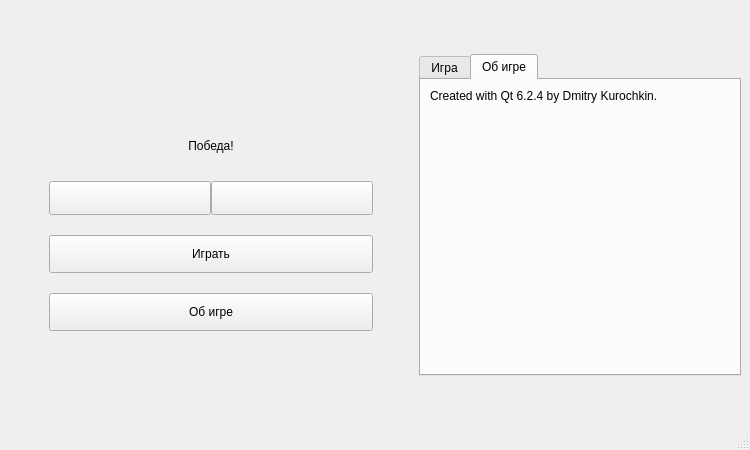
<?xml version="1.0" encoding="UTF-8"?>
<ui version="4.0">
 <class>MainWindow</class>
 <widget class="QMainWindow" name="MainWindow">
  <property name="geometry">
   <rect>
    <x>0</x>
    <y>0</y>
    <width>750</width>
    <height>450</height>
   </rect>
  </property>
  <property name="maximumSize">
   <size>
    <width>750</width>
    <height>450</height>
   </size>
  </property>
  <property name="windowTitle">
   <string>Крестики-нолики</string>
  </property>
  <property name="windowIcon">
   <iconset resource="Recourses.qrc">
    <normaloff>:/recourses/images/title_ico.png</normaloff>:/recourses/images/title_ico.png</iconset>
  </property>
  <property name="styleSheet">
   <string notr="true"/>
  </property>
  <widget class="QWidget" name="centralwidget">
   <layout class="QHBoxLayout" name="horizontalLayout_2">
    <item>
     <spacer name="horizontalSpacer">
      <property name="orientation">
       <enum>Qt::Horizontal</enum>
      </property>
      <property name="sizeType">
       <enum>QSizePolicy::Fixed</enum>
      </property>
      <property name="sizeHint" stdset="0">
       <size>
        <width>40</width>
        <height>20</height>
       </size>
      </property>
     </spacer>
    </item>
    <item>
     <layout class="QVBoxLayout" name="verticalLayout">
      <property name="spacing">
       <number>20</number>
      </property>
      <item>
       <spacer name="verticalSpacer">
        <property name="orientation">
         <enum>Qt::Vertical</enum>
        </property>
        <property name="sizeHint" stdset="0">
         <size>
          <width>20</width>
          <height>40</height>
         </size>
        </property>
       </spacer>
      </item>
      <item>
       <widget class="QLabel" name="label">
        <property name="text">
         <string/>
        </property>
        <property name="pixmap">
         <pixmap resource="Recourses.qrc">:/recourses/images/name.png</pixmap>
        </property>
        <property name="alignment">
         <set>Qt::AlignCenter</set>
        </property>
       </widget>
      </item>
      <item>
       <widget class="QLabel" name="message_label">
        <property name="sizePolicy">
         <sizepolicy hsizetype="Preferred" vsizetype="Fixed">
          <horstretch>0</horstretch>
          <verstretch>0</verstretch>
         </sizepolicy>
        </property>
        <property name="minimumSize">
         <size>
          <width>0</width>
          <height>30</height>
         </size>
        </property>
        <property name="text">
         <string>Победа!</string>
        </property>
        <property name="alignment">
         <set>Qt::AlignCenter</set>
        </property>
       </widget>
      </item>
      <item>
       <layout class="QHBoxLayout" name="horizontalLayout">
        <property name="spacing">
         <number>0</number>
        </property>
        <item>
         <widget class="QPushButton" name="Cross_button">
          <property name="minimumSize">
           <size>
            <width>0</width>
            <height>34</height>
           </size>
          </property>
          <property name="styleSheet">
           <string notr="true"/>
          </property>
          <property name="text">
           <string/>
          </property>
         </widget>
        </item>
        <item>
         <widget class="QPushButton" name="Zero_button">
          <property name="minimumSize">
           <size>
            <width>0</width>
            <height>34</height>
           </size>
          </property>
          <property name="text">
           <string/>
          </property>
         </widget>
        </item>
       </layout>
      </item>
      <item>
       <widget class="QPushButton" name="playButton">
        <property name="minimumSize">
         <size>
          <width>0</width>
          <height>38</height>
         </size>
        </property>
        <property name="styleSheet">
         <string notr="true"/>
        </property>
        <property name="text">
         <string>Играть</string>
        </property>
       </widget>
      </item>
      <item>
       <widget class="QPushButton" name="aboutGameButton">
        <property name="minimumSize">
         <size>
          <width>0</width>
          <height>38</height>
         </size>
        </property>
        <property name="styleSheet">
         <string notr="true"/>
        </property>
        <property name="text">
         <string>Об игре</string>
        </property>
       </widget>
      </item>
      <item>
       <spacer name="verticalSpacer_2">
        <property name="orientation">
         <enum>Qt::Vertical</enum>
        </property>
        <property name="sizeHint" stdset="0">
         <size>
          <width>20</width>
          <height>40</height>
         </size>
        </property>
       </spacer>
      </item>
     </layout>
    </item>
    <item>
     <spacer name="horizontalSpacer_2">
      <property name="orientation">
       <enum>Qt::Horizontal</enum>
      </property>
      <property name="sizeType">
       <enum>QSizePolicy::Fixed</enum>
      </property>
      <property name="sizeHint" stdset="0">
       <size>
        <width>40</width>
        <height>20</height>
       </size>
      </property>
     </spacer>
    </item>
    <item>
     <widget class="QTabWidget" name="tabWidget">
      <property name="sizePolicy">
       <sizepolicy hsizetype="Fixed" vsizetype="Fixed">
        <horstretch>0</horstretch>
        <verstretch>0</verstretch>
       </sizepolicy>
      </property>
      <property name="minimumSize">
       <size>
        <width>322</width>
        <height>322</height>
       </size>
      </property>
      <property name="maximumSize">
       <size>
        <width>320</width>
        <height>320</height>
       </size>
      </property>
      <property name="styleSheet">
       <string notr="true"/>
      </property>
      <property name="currentIndex">
       <number>1</number>
      </property>
      <widget class="QWidget" name="tab">
       <attribute name="title">
        <string>Игра</string>
       </attribute>
       <layout class="QGridLayout" name="gridLayout">
        <property name="leftMargin">
         <number>5</number>
        </property>
        <property name="topMargin">
         <number>5</number>
        </property>
        <property name="rightMargin">
         <number>5</number>
        </property>
        <property name="bottomMargin">
         <number>5</number>
        </property>
        <property name="spacing">
         <number>5</number>
        </property>
        <item row="1" column="0">
         <widget class="QPushButton" name="pushButton_1_0">
          <property name="sizePolicy">
           <sizepolicy hsizetype="Fixed" vsizetype="Fixed">
            <horstretch>0</horstretch>
            <verstretch>0</verstretch>
           </sizepolicy>
          </property>
          <property name="minimumSize">
           <size>
            <width>100</width>
            <height>100</height>
           </size>
          </property>
          <property name="text">
           <string/>
          </property>
         </widget>
        </item>
        <item row="2" column="1">
         <widget class="QPushButton" name="pushButton_2_1">
          <property name="sizePolicy">
           <sizepolicy hsizetype="Fixed" vsizetype="Fixed">
            <horstretch>0</horstretch>
            <verstretch>0</verstretch>
           </sizepolicy>
          </property>
          <property name="minimumSize">
           <size>
            <width>100</width>
            <height>100</height>
           </size>
          </property>
          <property name="text">
           <string/>
          </property>
         </widget>
        </item>
        <item row="1" column="2">
         <widget class="QPushButton" name="pushButton_1_2">
          <property name="sizePolicy">
           <sizepolicy hsizetype="Fixed" vsizetype="Fixed">
            <horstretch>0</horstretch>
            <verstretch>0</verstretch>
           </sizepolicy>
          </property>
          <property name="minimumSize">
           <size>
            <width>100</width>
            <height>100</height>
           </size>
          </property>
          <property name="text">
           <string/>
          </property>
         </widget>
        </item>
        <item row="0" column="2">
         <widget class="QPushButton" name="pushButton_0_2">
          <property name="sizePolicy">
           <sizepolicy hsizetype="Fixed" vsizetype="Fixed">
            <horstretch>0</horstretch>
            <verstretch>0</verstretch>
           </sizepolicy>
          </property>
          <property name="minimumSize">
           <size>
            <width>100</width>
            <height>100</height>
           </size>
          </property>
          <property name="text">
           <string/>
          </property>
         </widget>
        </item>
        <item row="2" column="2">
         <widget class="QPushButton" name="pushButton_2_2">
          <property name="sizePolicy">
           <sizepolicy hsizetype="Fixed" vsizetype="Fixed">
            <horstretch>0</horstretch>
            <verstretch>0</verstretch>
           </sizepolicy>
          </property>
          <property name="minimumSize">
           <size>
            <width>100</width>
            <height>100</height>
           </size>
          </property>
          <property name="text">
           <string/>
          </property>
         </widget>
        </item>
        <item row="2" column="0">
         <widget class="QPushButton" name="pushButton_2_0">
          <property name="sizePolicy">
           <sizepolicy hsizetype="Fixed" vsizetype="Fixed">
            <horstretch>0</horstretch>
            <verstretch>0</verstretch>
           </sizepolicy>
          </property>
          <property name="minimumSize">
           <size>
            <width>100</width>
            <height>100</height>
           </size>
          </property>
          <property name="text">
           <string/>
          </property>
         </widget>
        </item>
        <item row="0" column="1">
         <widget class="QPushButton" name="pushButton_0_1">
          <property name="sizePolicy">
           <sizepolicy hsizetype="Fixed" vsizetype="Fixed">
            <horstretch>0</horstretch>
            <verstretch>0</verstretch>
           </sizepolicy>
          </property>
          <property name="minimumSize">
           <size>
            <width>100</width>
            <height>100</height>
           </size>
          </property>
          <property name="text">
           <string/>
          </property>
         </widget>
        </item>
        <item row="1" column="1">
         <widget class="QPushButton" name="pushButton_1_1">
          <property name="sizePolicy">
           <sizepolicy hsizetype="Fixed" vsizetype="Fixed">
            <horstretch>0</horstretch>
            <verstretch>0</verstretch>
           </sizepolicy>
          </property>
          <property name="minimumSize">
           <size>
            <width>100</width>
            <height>100</height>
           </size>
          </property>
          <property name="styleSheet">
           <string notr="true"/>
          </property>
          <property name="text">
           <string/>
          </property>
         </widget>
        </item>
        <item row="0" column="0">
         <widget class="QPushButton" name="pushButton_0_0">
          <property name="sizePolicy">
           <sizepolicy hsizetype="Fixed" vsizetype="Fixed">
            <horstretch>0</horstretch>
            <verstretch>0</verstretch>
           </sizepolicy>
          </property>
          <property name="minimumSize">
           <size>
            <width>100</width>
            <height>100</height>
           </size>
          </property>
          <property name="text">
           <string/>
          </property>
         </widget>
        </item>
       </layout>
      </widget>
      <widget class="QWidget" name="tab_2">
       <attribute name="title">
        <string>Об игре</string>
       </attribute>
       <layout class="QVBoxLayout" name="verticalLayout_2">
        <item>
         <widget class="QLabel" name="label_3">
          <property name="text">
           <string>Created with Qt 6.2.4 by Dmitry Kurochkin.</string>
          </property>
          <property name="alignment">
           <set>Qt::AlignLeading|Qt::AlignLeft|Qt::AlignTop</set>
          </property>
          <property name="wordWrap">
           <bool>true</bool>
          </property>
         </widget>
        </item>
       </layout>
      </widget>
     </widget>
    </item>
   </layout>
  </widget>
  <widget class="QMenuBar" name="menubar">
   <property name="geometry">
    <rect>
     <x>0</x>
     <y>0</y>
     <width>750</width>
     <height>25</height>
    </rect>
   </property>
  </widget>
  <widget class="QStatusBar" name="statusbar"/>
 </widget>
 <resources>
  <include location="Recourses.qrc"/>
 </resources>
 <connections/>
</ui>
